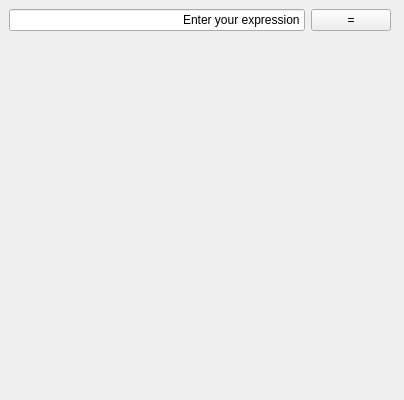
<?xml version="1.0" encoding="UTF-8"?>
<ui version="4.0">
 <class>MainWindow</class>
 <widget class="QMainWindow" name="MainWindow">
  <property name="geometry">
   <rect>
    <x>0</x>
    <y>0</y>
    <width>404</width>
    <height>400</height>
   </rect>
  </property>
  <property name="baseSize">
   <size>
    <width>400</width>
    <height>400</height>
   </size>
  </property>
  <property name="windowTitle">
   <string>S21_SmartCalc</string>
  </property>
  <widget class="QWidget" name="centralwidget">
   <property name="maximumSize">
    <size>
     <width>400</width>
     <height>400</height>
    </size>
   </property>
   <property name="baseSize">
    <size>
     <width>400</width>
     <height>100</height>
    </size>
   </property>
   <layout class="QGridLayout" name="gridLayout">
    <item row="0" column="1">
     <widget class="QPushButton" name="pushButton">
      <property name="text">
       <string>=</string>
      </property>
     </widget>
    </item>
    <item row="0" column="0">
     <widget class="QLineEdit" name="lineEdit">
      <property name="text">
       <string>Enter your expression</string>
      </property>
      <property name="frame">
       <bool>true</bool>
      </property>
      <property name="cursorPosition">
       <number>21</number>
      </property>
      <property name="alignment">
       <set>Qt::AlignRight|Qt::AlignTrailing|Qt::AlignVCenter</set>
      </property>
      <property name="clearButtonEnabled">
       <bool>false</bool>
      </property>
     </widget>
    </item>
    <item row="1" column="0" colspan="2">
     <widget class="QCustomPlot" name="widget" native="true"/>
    </item>
   </layout>
  </widget>
 </widget>
 <customwidgets>
  <customwidget>
   <class>QCustomPlot</class>
   <extends>QWidget</extends>
   <header location="global">qcustomplot.h</header>
   <container>1</container>
  </customwidget>
 </customwidgets>
 <resources/>
 <connections/>
</ui>
